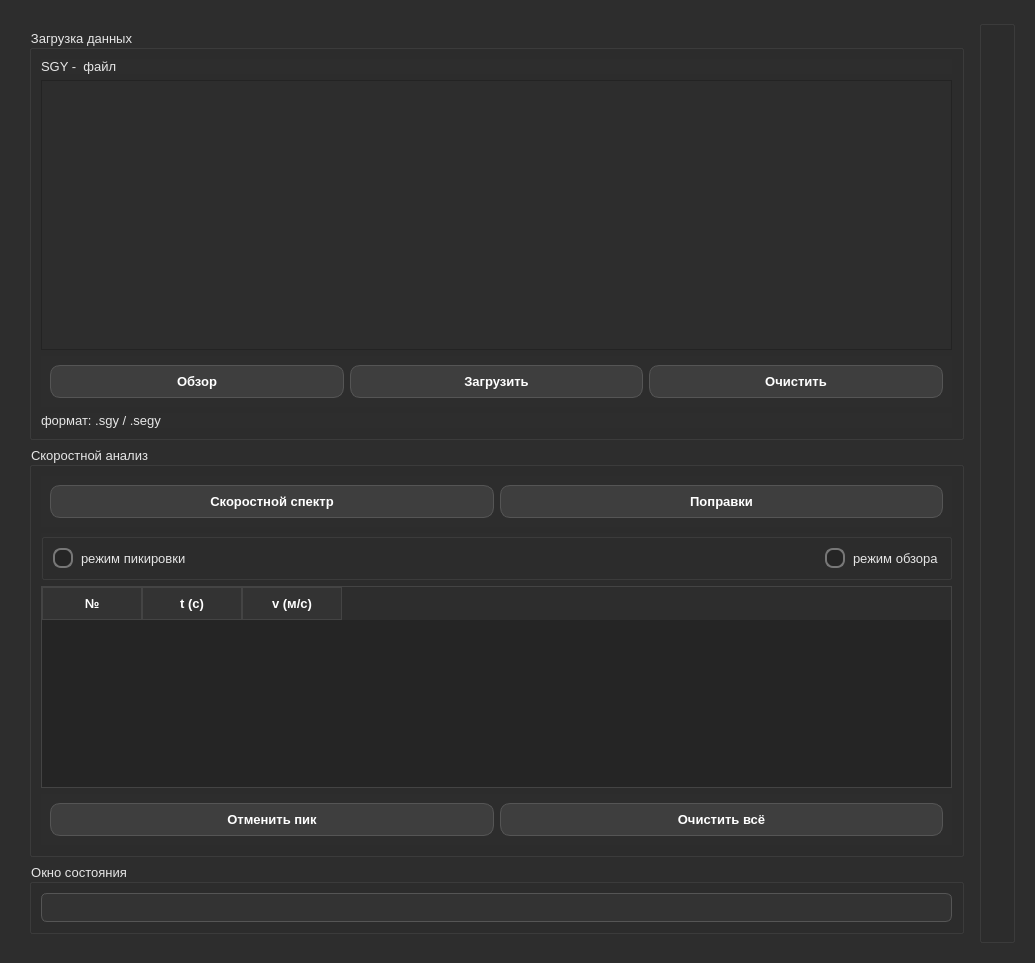
<?xml version="1.0" encoding="UTF-8"?>
<ui version="4.0">
 <class>NMOWidget</class>
 <widget class="QWidget" name="NMOWidget">
  <property name="geometry">
   <rect>
    <x>0</x>
    <y>0</y>
    <width>1035</width>
    <height>963</height>
   </rect>
  </property>
  <property name="windowTitle">
   <string>Form</string>
  </property>
  <property name="styleSheet">
   <string notr="true">/* Основной стиль — тёмная тема */
QWidget {
    background-color: #2d2d2d;
    color: #e6e6e6;
    font-family: &quot;Segoe UI&quot;, &quot;Noto Sans&quot;, sans-serif;
    font-size: 10pt;
}

/* Кнопки — округлые, с границей, хорошо различимы */
QPushButton {
    background-color: #3e3e3e;
    border: 1px solid #555555;
    border-radius: 10px;
    padding: 8px 16px;
    color: #ffffff;
    min-width: 80px;
    font-weight: 500;
}

QPushButton:hover {
    background-color: #4c4c4c;
    border: 1px solid #666666;
}

QPushButton:pressed {
    background-color: #2a2a2a;
    border: 1px solid #444444;
}

QPushButton:disabled {
    background-color: #353535;
    color: #888888;
    border: 1px solid #444444;
}

/* RadioButton — теперь чётко виден, включая выбранное состояние */
QRadioButton {
    color: #e6e6e6;
    background-color: transparent;
    spacing: 8px;
}

QRadioButton::indicator {
    width: 16px;
    height: 16px;
    border: 2px solid #777777;
    border-radius: 8px;
    background-color: #252525;
}

QRadioButton::indicator:hover {
    border: 2px solid #aaaaaa;
}

QRadioButton::indicator:checked {
    border: 2px solid #00a8ff;
    background-color: #00a8ff;
}

QRadioButton::indicator:checked:hover {
    border: 2px solid #33ccff;
    background-color: #00a8ff;
}

/* Заголовки таблиц — тёмные с белым текстом */
QHeaderView::section {
    background-color: #333333;
    color: #ffffff;
    padding: 6px;
    border: 1px solid #444444;
    font-weight: bold;
}

QHeaderView::section:hover {
    background-color: #3a3a3a;
}

/* Таблицы */
QTableWidget, QTableView {
    background-color: #252525;
    alternate-background-color: #2a2a2a;
    gridline-color: #3c3c3c;
    selection-background-color: #005682;
    selection-color: #ffffff;
    border: 1px solid #444444;
}

/* Поля ввода */
QLineEdit, QSpinBox, QDoubleSpinBox {
    background-color: #333333;
    border: 1px solid #555555;
    border-radius: 6px;
    padding: 5px;
    color: #ffffff;
}

QLineEdit:focus {
    border: 1px solid #0078d7;
}

/* Скроллбар */
QScrollBar:vertical, QScrollBar:horizontal {
    background: #2b2b2b;
    border: none;
}

QScrollBar::handle:vertical, QScrollBar::handle:horizontal {
    background: #444444;
    border-radius: 4px;
    min-height: 20px;
    min-width: 20px;
}

QScrollBar::handle:hover {
    background: #555555;
}</string>
  </property>
  <layout class="QHBoxLayout" name="horizontalLayout_2">
   <item>
    <widget class="QWidget" name="mainBox" native="true">
     <layout class="QHBoxLayout" name="horizontalLayout_4">
      <item>
       <widget class="QWidget" name="leftBox" native="true">
        <layout class="QVBoxLayout" name="verticalLayout">
         <item>
          <widget class="QGroupBox" name="DataLoadBox">
           <property name="title">
            <string>Загрузка данных</string>
           </property>
           <layout class="QVBoxLayout" name="verticalLayout_2">
            <item>
             <widget class="QLabel" name="label">
              <property name="text">
               <string>SGY -  файл</string>
              </property>
             </widget>
            </item>
            <item>
             <widget class="QListWidget" name="Datalist"/>
            </item>
            <item>
             <widget class="QWidget" name="widget_3" native="true">
              <layout class="QHBoxLayout" name="horizontalLayout_7">
               <item>
                <widget class="QPushButton" name="pushButton_choice">
                 <property name="text">
                  <string>Обзор</string>
                 </property>
                </widget>
               </item>
               <item>
                <widget class="QPushButton" name="pushButton_load">
                 <property name="text">
                  <string>Загрузить</string>
                 </property>
                </widget>
               </item>
               <item>
                <widget class="QPushButton" name="pushButton_clear">
                 <property name="text">
                  <string>Очистить</string>
                 </property>
                </widget>
               </item>
              </layout>
             </widget>
            </item>
            <item>
             <widget class="QLabel" name="label_2">
              <property name="text">
               <string>формат: .sgy / .segy</string>
              </property>
             </widget>
            </item>
           </layout>
          </widget>
         </item>
         <item>
          <widget class="QGroupBox" name="VanalisisBox">
           <property name="title">
            <string>Скоростной анализ</string>
           </property>
           <layout class="QVBoxLayout" name="verticalLayout_3">
            <item>
             <widget class="QWidget" name="widget" native="true">
              <layout class="QHBoxLayout" name="horizontalLayout_8">
               <item>
                <widget class="QPushButton" name="pushButton_velocitySpectrum">
                 <property name="text">
                  <string>Скоростной спектр</string>
                 </property>
                </widget>
               </item>
               <item>
                <widget class="QPushButton" name="pushButton_applyCorrections">
                 <property name="text">
                  <string>Поправки</string>
                 </property>
                </widget>
               </item>
              </layout>
             </widget>
            </item>
            <item>
             <widget class="QGroupBox" name="pickBox">
              <property name="title">
               <string/>
              </property>
              <layout class="QHBoxLayout" name="horizontalLayout">
               <item>
                <widget class="QRadioButton" name="radioButton_pick">
                 <property name="text">
                  <string>режим пикировки</string>
                 </property>
                </widget>
               </item>
               <item>
                <spacer name="horizontalSpacer">
                 <property name="orientation">
                  <enum>Qt::Horizontal</enum>
                 </property>
                 <property name="sizeHint" stdset="0">
                  <size>
                   <width>40</width>
                   <height>20</height>
                  </size>
                 </property>
                </spacer>
               </item>
               <item>
                <widget class="QRadioButton" name="radioButton_view">
                 <property name="text">
                  <string>режим обзора</string>
                 </property>
                </widget>
               </item>
              </layout>
             </widget>
            </item>
            <item>
             <widget class="QTableWidget" name="tableWidget_picks">
              <property name="toolTip">
               <string>&lt;html&gt;&lt;head/&gt;&lt;body&gt;&lt;p&gt;&lt;br/&gt;&lt;/p&gt;&lt;/body&gt;&lt;/html&gt;</string>
              </property>
              <property name="columnCount">
               <number>3</number>
              </property>
              <attribute name="horizontalHeaderVisible">
               <bool>true</bool>
              </attribute>
              <attribute name="horizontalHeaderCascadingSectionResizes">
               <bool>false</bool>
              </attribute>
              <column>
               <property name="text">
                <string>№</string>
               </property>
              </column>
              <column>
               <property name="text">
                <string>t (с)</string>
               </property>
              </column>
              <column>
               <property name="text">
                <string>v (м/с)</string>
               </property>
              </column>
             </widget>
            </item>
            <item>
             <widget class="QWidget" name="widget_2" native="true">
              <layout class="QHBoxLayout" name="horizontalLayout_6">
               <item>
                <widget class="QPushButton" name="pushButton_undoPick">
                 <property name="text">
                  <string>Отменить пик</string>
                 </property>
                </widget>
               </item>
               <item>
                <widget class="QPushButton" name="pushButton_clearAll">
                 <property name="text">
                  <string>Очистить всё</string>
                 </property>
                </widget>
               </item>
              </layout>
             </widget>
            </item>
           </layout>
          </widget>
         </item>
         <item>
          <widget class="QGroupBox" name="groupBox">
           <property name="title">
            <string>Окно состояния</string>
           </property>
           <layout class="QHBoxLayout" name="horizontalLayout_3">
            <item>
             <widget class="QLineEdit" name="MessageLine"/>
            </item>
           </layout>
          </widget>
         </item>
        </layout>
       </widget>
      </item>
      <item>
       <widget class="QGroupBox" name="rightBox">
        <property name="title">
         <string/>
        </property>
        <layout class="QHBoxLayout" name="horizontalLayout_5">
         <item>
          <layout class="QVBoxLayout" name="plotLayout">
           <item>
            <widget class="QFrame" name="frame">
             <property name="frameShape">
              <enum>QFrame::StyledPanel</enum>
             </property>
             <property name="frameShadow">
              <enum>QFrame::Raised</enum>
             </property>
            </widget>
           </item>
          </layout>
         </item>
         <item>
          <layout class="QVBoxLayout" name="plotLayout2">
           <item>
            <widget class="QFrame" name="frame_2">
             <property name="frameShape">
              <enum>QFrame::StyledPanel</enum>
             </property>
             <property name="frameShadow">
              <enum>QFrame::Raised</enum>
             </property>
            </widget>
           </item>
          </layout>
         </item>
         <item>
          <layout class="QVBoxLayout" name="plotLayout3">
           <item>
            <widget class="QFrame" name="frame_3">
             <property name="frameShape">
              <enum>QFrame::StyledPanel</enum>
             </property>
             <property name="frameShadow">
              <enum>QFrame::Raised</enum>
             </property>
            </widget>
           </item>
          </layout>
         </item>
        </layout>
       </widget>
      </item>
     </layout>
    </widget>
   </item>
  </layout>
 </widget>
 <resources/>
 <connections/>
</ui>
